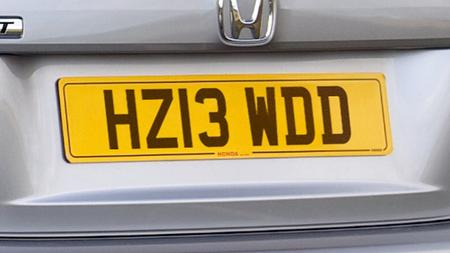
%> input picture matlab low image processing/nameplate1.jpg, 450 x 253 px
$ octave nameplate.m   (GNU Octave 9; MATLAB toolbox functions it lacks are replaced by stand-ins)
%> lines starting %> are read from the running program, lines starting %| are printed output that depends on the picture
close all; clear all; clc;
i = imread('nameplate1.jpg');
%> i is the input picture: size 253x450x3 uint8; mean R, G, B 165.6, 154.2, 130.3
b = rgb2gray(i);
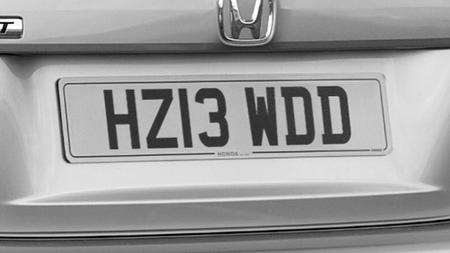
%> b: size 253x450 uint8; min 0, max 255, mean 154.9
% imshow(b)
e= edge(b,'Canny',.1);
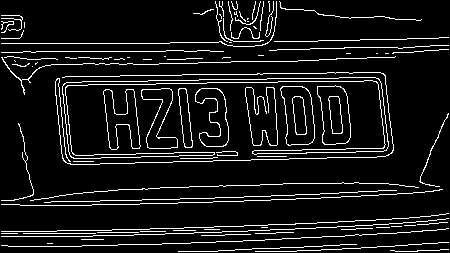
%> e: size 253x450 logical; 9% white in thin lines or dots
ec= imcomplement(e);
%> ec: size 253x450 logical; 91% white; black in thin lines or dots
% roi = [40 385 82 380];
%> (the run ends here)

$ run again, with matlab low image processing/27658832_334302630401052_1965109103_n.jpg copied over matlab low image processing/nameplate1.jpg
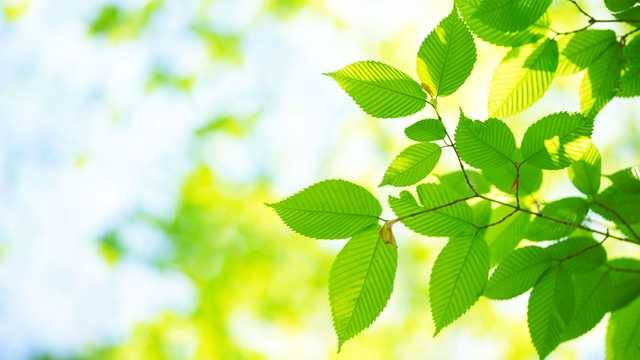
%> input picture matlab low image processing/27658832_334302630401052_1965109103_n.jpg, 640 x 360 px
%> i is the input picture: size 360x640x3 uint8; mean R, G, B 188, 223, 139.2
%> `b = rgb2gray(i);`:
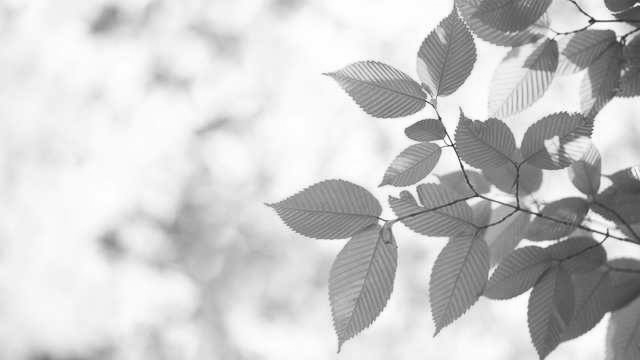
%> b: size 360x640 uint8; min 34, max 255, mean 203
%> `e= edge(b,'Canny',.1);`:
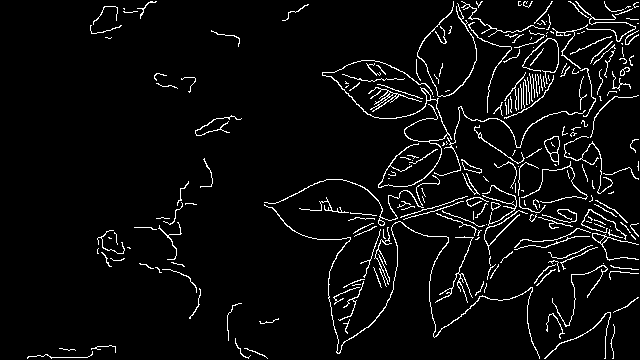
%> e: size 360x640 logical; 4.9% white in thin lines or dots
%> ec: size 360x640 logical; 95.1% white; black in thin lines or dots

$ run again, with matlab low image processing/627064.jpg copied over matlab low image processing/nameplate1.jpg
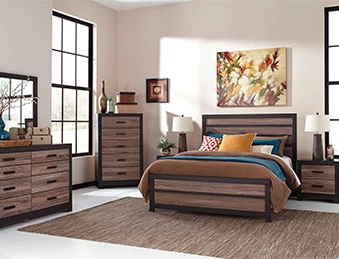
%> input picture matlab low image processing/627064.jpg, 339 x 259 px
%> i is the input picture: size 259x339x3 uint8; mean R, G, B 160.5, 145.4, 137.3
%> `b = rgb2gray(i);`:
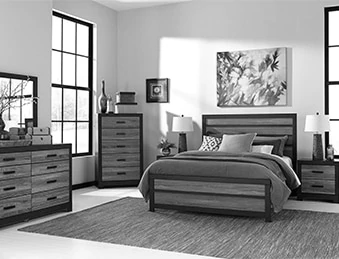
%> b: size 259x339 uint8; min 0, max 255, mean 149
%> `e= edge(b,'Canny',.1);`:
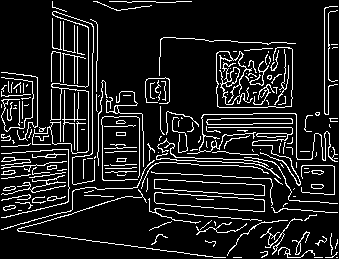
%> e: size 259x339 logical; 11.8% white in thin lines or dots
%> ec: size 259x339 logical; 88.2% white; black in thin lines or dots
